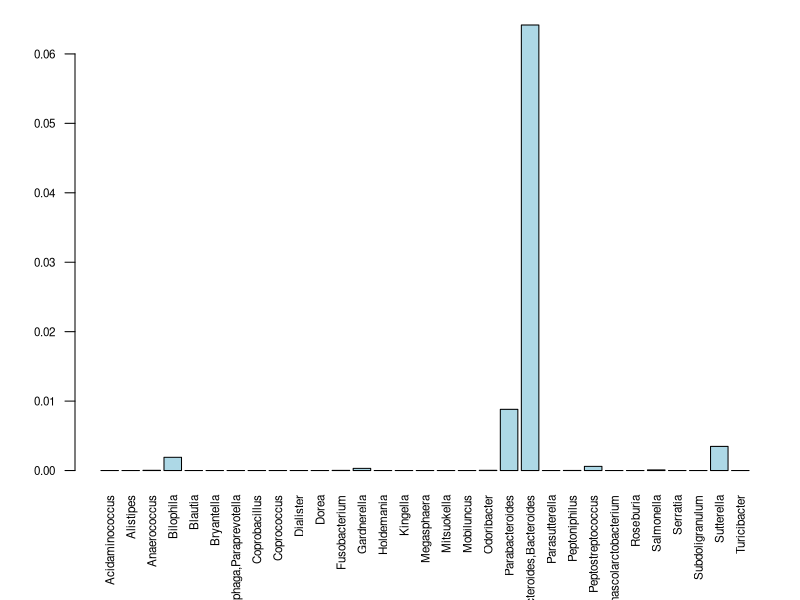
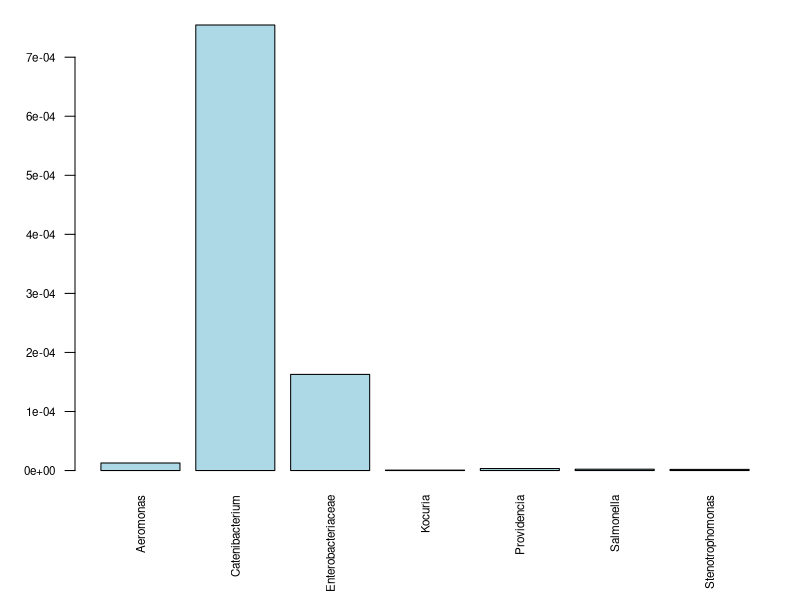

Recreate these plots in R, in order.
# Read the genusMicrobiome file into a base dataframe (df).

df <-read.csv("genusMicrobiome.csv", header = TRUE, stringsAsFactors = FALSE)

# Set s1 contains bacterial species found in babies born naturally but not in babies 
# born via c-section.

s1 <- subset(df, natural_newborn_avg > 0 & csect_newborn_avg <= 0)
s1 <- df[df$natural_newborn_avg > 0 & df$csect_newborn_avg <= 0,]

s1$genus

opar <- par(no.readonly = TRUE)

# Adjust the plot margins (bottom, left, top, right).

par(mai = c(1.25, .75, .25, .25))

barplot(s1$natural_newborn_avg, 
        names.arg = s1$genus,
        las       = 2,
        cex.names = .70,
        cex.axis  = .70, 
        col = 'lightblue')

par(opar)


# Set s2 contains bacterial species found in 4 month olds born naturally but not in 
# babies born via c-section.

s2 <- subset(df, natural_4m_avg > 0 & csect_4m_avg <= 0)
s2 <- df[df$natural_4m_avg > 0 & df$csect_4m_avg <= 0,]

s2$genus

# Set s3 contains bacterial species found in 12 month olds born naturally but not in 
# babies born via c-section.

s3 <- subset(df, natural_12m_avg > 0 & csect_12m_avg <= 0)
s3 <- df[df$natural_12m_avg > 0 & df$csect_12m_avg <= 0,]

s3$genus

opar <- par(no.readonly = TRUE)

# Adjust the plot margins (bottom, left, top, right).

par(mai = c(1.25, .75, .25, .25))

barplot(s3$natural_12m_avg, 
        names.arg = s3$genus,
        las       = 2,
        cex.names = .70,
        cex.axis  = .70, 
        col = 'lightblue')

par(opar)

# Set s4 contains bacterial species found in newborns born via c-section but not in 
# babies born naturally.

s4 <- subset(df, natural_newborn_avg <= 0 & csect_newborn_avg > 0)
s4 <- df[df$natural_newborn_avg <= 0 & df$csect_newborn_avg > 0,]

s4$genus

# Set s5 contains bacterial species found in 4 month olds born via c-section but not in 
# babies born naturally.

s5 <- subset(df, natural_4m_avg <= 0 & csect_4m_avg > 0)
s5 <- df[df$natural_4m_avg <= 0 & df$csect_4m_avg > 0,]

s5$genus

# Set s6 contains bacterial species found in 12 month olds born via c-section but not in 
# babies born naturally.

s6 <- subset(df, natural_12m_avg <= 0 & csect_12m_avg > 0)
s6 <- df[df$natural_12m_avg <= 0 & df$csect_12m_avg > 0,]

s6$genus

# www.datasciencemadesimple.com/join-in-r-merge-in-r/
  
s7 <- df[df$natural_newborn_avg > 0,]
s7 <- data.frame(s7$genus, s7$natural_newborn_avg)

s8 <- df[df$csect_newborn_avg > 0,]
s8 <- data.frame(s8$genus, s8$csect_newborn_avg)

